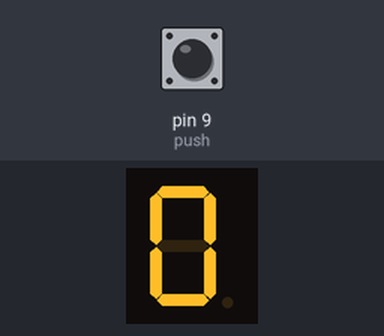
A sketch run on a simulated Arduino Uno, built with avr-gcc and run on an emulated ATmega328P. On the bench: 1-digit seven-segment display. Wiring (inferred from the names in the program): 1-digit 7-segment display, segments lit when HIGH: segments pin 2, pin 3, pin 4, pin 5, pin 6, pin 7, pin 8. Inputs (shaded band) come from the test bench; at power-on: pin 9 (push) HIGH. The segment pins are drawn as the display they are named for.

Above: at 1.2 s.
1.3 s: pin 9 (push) pulled LOW for 0.15 s
At 1.9 s:
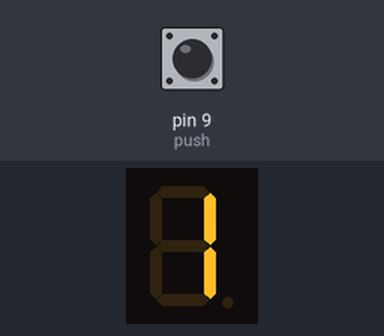
2.9 s: pin 9 (push) pulled LOW for 1 s
At 4.3 s:
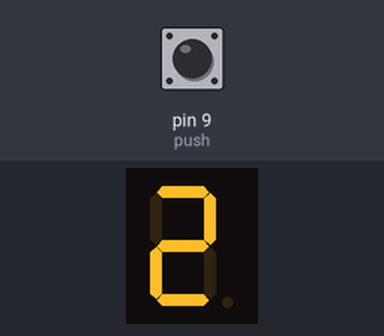
5.4 s: pin 9 (push) pulled LOW for 0.15 s
At 6.2 s:
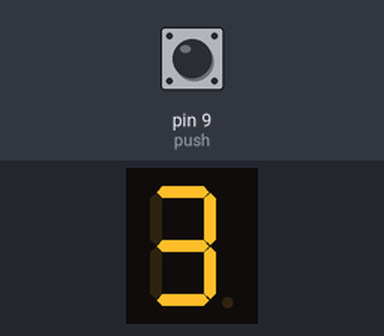
7.0 s: pin 9 (push) pulled LOW for 1 s
At 7.4 s:
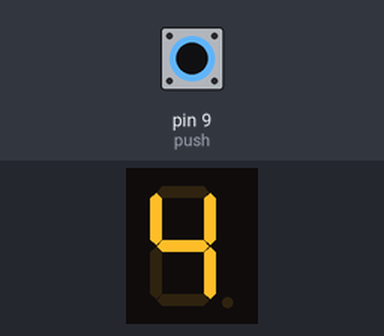
Timing chart, 0 to 10.0 s (numbered marks = the images above; inputs shaded):
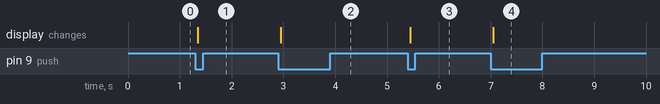

Measured:
- after the input at 1.3 s, the display: changes after 0.05 s (image 1)
- after the input at 2.9 s, the display: changes after 0.05 s (image 2)
- after the input at 5.4 s, the display: changes after 0.05 s (image 3)
- after the input at 7.0 s, the display: changes after 0.05 s (image 4)

The sketch:

seven_segment.ino
```cpp
int A=2;
int B=3;
int C=4;
int D=5;
int E=6;
int F=7;
int G=8;
const int push=9;
int key=0;
int lastButtonState = HIGH;
void setup() {
  // put your setup code here, to run once:
  pinMode(A,OUTPUT);
  pinMode(B,OUTPUT);
  pinMode(C,OUTPUT);
  pinMode(D,OUTPUT);
  pinMode(E,OUTPUT);
  pinMode(F,OUTPUT);
  pinMode(G,OUTPUT);
  pinMode(push,INPUT_PULLUP);
}

void loop() {
  // put your main code here, to run repeatedly:
  int push_read=digitalRead(push);
  if (lastButtonState == HIGH && push_read == LOW) {
    key++;
    if (key > 9) key = 0;
    delay(50);
  }
  lastButtonState = push_read;
  switch (key) {
    case 0:
      digitalWrite(A, HIGH);
      digitalWrite(B, HIGH);
      digitalWrite(C, HIGH);
      digitalWrite(D, HIGH);
      digitalWrite(E, HIGH);
      digitalWrite(F, HIGH);
      digitalWrite(G, LOW);
      break;
    case 1:
      digitalWrite(A, LOW);
      digitalWrite(B, HIGH);
      digitalWrite(C, HIGH);
      digitalWrite(D, LOW);
      digitalWrite(E, LOW);
      digitalWrite(F, LOW);
      digitalWrite(G, LOW);
      break;
    case 2:
      digitalWrite(A, HIGH);
      digitalWrite(B, HIGH);
      digitalWrite(C, LOW);
      digitalWrite(D, HIGH);
      digitalWrite(E, HIGH);
      digitalWrite(F, LOW);
      digitalWrite(G, HIGH);
      break;

    case 3:
      digitalWrite(A, HIGH);
      digitalWrite(B, HIGH);
      digitalWrite(C, HIGH);
      digitalWrite(D, HIGH);
      digitalWrite(E, LOW);
      digitalWrite(F, LOW);
      digitalWrite(G, HIGH);
      break;
    case 4:
      digitalWrite(A, LOW);
      digitalWrite(B, HIGH);
      digitalWrite(C, HIGH);
      digitalWrite(D, LOW);
      digitalWrite(E, LOW);
      digitalWrite(F, HIGH);
      digitalWrite(G, HIGH);
      break;
    case 5:
      digitalWrite(A, HIGH);
      digitalWrite(B, LOW);
      digitalWrite(C, HIGH);
      digitalWrite(D, HIGH);
      digitalWrite(E, LOW);
      digitalWrite(F, HIGH);
      digitalWrite(G, HIGH);
      break;
    case 6:
      digitalWrite(A, HIGH);
      digitalWrite(B, LOW);
      digitalWrite(C, HIGH);
      digitalWrite(D, HIGH);
      digitalWrite(E, HIGH);
      digitalWrite(F, HIGH);
      digitalWrite(G, HIGH);
      break;
    case 7:
      digitalWrite(A, HIGH);
      digitalWrite(B, HIGH);
      digitalWrite(C, HIGH);
      digitalWrite(D, LOW);
      digitalWrite(E, LOW);
      digitalWrite(F, LOW);
      digitalWrite(G, LOW);
      break;
    case 8:
      digitalWrite(A, HIGH);
      digitalWrite(B, HIGH);
      digitalWrite(C, HIGH);
      digitalWrite(D, HIGH);
      digitalWrite(E, HIGH);
      digitalWrite(F, HIGH);
      digitalWrite(G, HIGH);
      break;
    case 9:
      digitalWrite(A, HIGH);
      digitalWrite(B, HIGH);
      digitalWrite(C, HIGH);
      digitalWrite(D, HIGH);
      digitalWrite(E, LOW);
      digitalWrite(F, HIGH);
      digitalWrite(G, HIGH);
      break;


  }

  // delay(1000);
}
```
